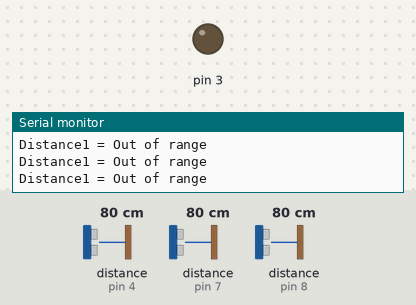
Recording of a sketch running on a simulated Arduino Uno, built with avr-gcc and run on an emulated ATmega328P. Shown: output pins drawn as LEDs (lit = HIGH), the last lines printed to the serial monitor. Wiring (inferred from the names in the program): 3 × ultrasonic range finder: trigger pin 5, echo pin 4 / trigger pin 6, echo pin 7 / trigger pin 9, echo pin 8. Dashed ring = blinking. The inputs (shaded band) are chosen by the test bench; at power-on: distance to the obstacle (sensors on pin 4, pin 7, pin 8) 80 cm. The echo pulse lasts 58.3 µs per cm; pins used as bus, display or sensor lines are not drawn.

Above: at 1.2 s.
1.3 s: distance to the obstacle (sensor on pin 4) set to 2 cm
At 5.4 s:
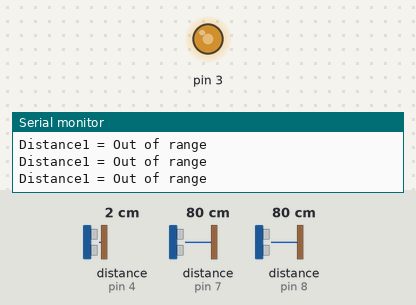
14.0 s: distance to the obstacle (sensor on pin 7) set to 2 cm
23.0 s: distance to the obstacle (sensor on pin 8) set to 2 cm
29.8 s: distance to the obstacle (sensor on pin 4) set to 4 cm
41.6 s: distance to the obstacle (sensor on pin 7) set to 4 cm
At 47.8 s:
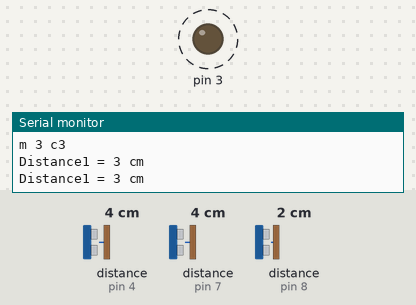
47.9 s: distance to the obstacle (sensor on pin 8) set to 4 cm
Timing chart, 0 to 55.2 s (numbered marks = the images above; inputs shaded):
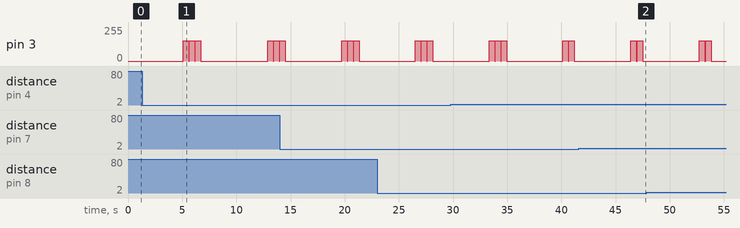

The sketch:

ultra3buzzer.ino
```cpp
int TriggerPIN1 = 6;
int EchoPIN1 = 7;
int TriggerPIN2 = 9;
int EchoPIN2 = 8;
int TriggerPIN3 = 5;
int EchoPIN3 = 4;
void setup()
{
  pinMode(TriggerPIN1,OUTPUT);
  pinMode(EchoPIN2,INPUT);
  pinMode(TriggerPIN2,OUTPUT);
  pinMode(EchoPIN2,INPUT);
   pinMode(TriggerPIN3,OUTPUT);
  pinMode(EchoPIN3,INPUT);
  pinMode( 3 , OUTPUT);
  Serial.begin(9600);
}
  void loop()
  {
   int ult1=loop1();
   int ult2=loop2();
   int ult3=loop3();
   delay(5000);
    if(ult1>ult2 && ult1>ult3)
    {
      Serial.println("Ultrasonic sensor1=");
      Serial.println(ult1);
      Serial.println("move left");
      analogWrite( 3 , 153 );  // 60% duty cycle
      delay(500);             // play for 0.5s
      analogWrite( 3 , 0 );    // 0% duty cycle (off)
      delay(40);

    //  delay(5000);
    }

    else if(ult2>ult3)
    {

       Serial.println("Ultrasonic sensor2=");
      Serial.println(ult2);
       Serial.println("move stright");
       analogWrite( 3 , 153 );  // 60% duty cycle
  delay(500);              // play for 0.5s

  analogWrite( 3 , 0 );    // 0% duty cycle (off)
  delay(80);
   analogWrite( 3 , 153 );  // 60% duty cycle
  delay(500);              // play for 0.5s

  analogWrite( 3 , 0 );    // 0% duty cycle (off)
  delay(80);
      //delay(5000);
    }
   else
   {

     Serial.println("Ultrasonic sensor3=");
      Serial.println(ult3);
      Serial.println("move right");
      analogWrite( 3 , 153 );  // 60% duty cycle
  delay(500);              // play for 0.5s

  analogWrite( 3 , 0 );    // 0% duty cycle (off)
  delay(40);
   analogWrite( 3 , 153 );  // 60% duty cycle
  delay(500);              // play for 0.5s

  analogWrite( 3 , 0 );    // 0% duty cycle (off)
  delay(40);
   analogWrite( 3 , 153 );  // 60% duty cycle
  delay(500);              // play for 0.5s

  analogWrite( 3 , 0 );    // 0% duty cycle (off)
  delay(40);
      //delay(500);
   }

  }

int loop1(){
  digitalWrite(TriggerPIN1,LOW);
  delayMicroseconds(2);
  digitalWrite(TriggerPIN1,HIGH);
  delayMicroseconds(15);
  digitalWrite(TriggerPIN1,LOW);
  delayMicroseconds(10);

  long timedelay = pulseIn(EchoPIN1,HIGH);
  int distance1 = 0.0343 * (timedelay/2);

  Serial.print("Distance1 = ");
  if (distance1 >= 20 || distance1 <= 2)
  {
     Serial.println("Out of range");
  }
  else {
    Serial.print(distance1);
    Serial.println(" cm");

    return distance1;
    delay(500);

  }
  //loop2();

}
  //delayMicroseconds(2);
 int loop2()
  {
  digitalWrite(TriggerPIN2,LOW);
  delayMicroseconds(2);
  digitalWrite(TriggerPIN2,HIGH);
  delayMicroseconds(15);
  digitalWrite(TriggerPIN2,LOW);
  delayMicroseconds(10);

  long td = pulseIn(EchoPIN2,HIGH);
  int distance2 = 0.0343 * (td/2);

//  Serial.print("Sensor 2 : ");
//  Serial.println(distance2);
Serial.print("Distance2 = ");
  if (distance2 >= 20 || distance2 <= 2)
  {

         Serial.println("Out of range");
  }
  else {
     Serial.print(distance2);
    Serial.println(" cm");

    return distance2;

    delay(5000);
  }
    //loop3();

  }

  int loop3(){
  digitalWrite(TriggerPIN3,LOW);
  delayMicroseconds(2);
  digitalWrite(TriggerPIN3,HIGH);
  delayMicroseconds(15);
  digitalWrite(TriggerPIN3,LOW);
  delayMicroseconds(10);

  long timedelay = pulseIn(EchoPIN3,HIGH);
  int distance3 = 0.0343 * (timedelay/2);

//  Serial.print("Sensor 3 : ");
//  Serial.println(distance3);
Serial.print("Distance3 = ");
  if (distance3>= 20 || distance3<= 2)
  {
     Serial.println("Out of range");
  }
  else {
    Serial.print(distance3);
    Serial.println(" cm");

    return distance3;
    delay(5000);
  }


  }
```
